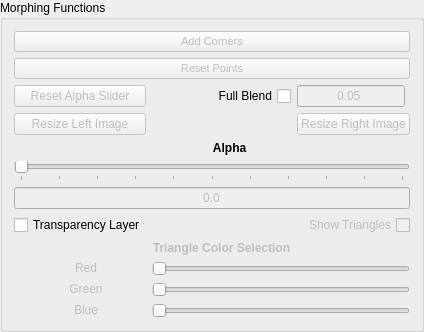
     <widget class="QGroupBox" name="groupBox">
      <property name="sizePolicy">
       <sizepolicy hsizetype="MinimumExpanding" vsizetype="MinimumExpanding">
        <horstretch>0</horstretch>
        <verstretch>0</verstretch>
       </sizepolicy>
      </property>
      <property name="minimumSize">
       <size>
        <width>424</width>
        <height>318</height>
       </size>
      </property>
      <property name="title">
       <string>Morphing Functions</string>
      </property>
      <layout class="QGridLayout" name="gridLayout_2">
       <item row="12" column="0">
        <widget class="QLabel" name="triangleGreen">
         <property name="enabled">
          <bool>false</bool>
         </property>
         <property name="sizePolicy">
          <sizepolicy hsizetype="Fixed" vsizetype="Preferred">
           <horstretch>0</horstretch>
           <verstretch>0</verstretch>
          </sizepolicy>
         </property>
         <property name="minimumSize">
          <size>
           <width>120</width>
           <height>0</height>
          </size>
         </property>
         <property name="layoutDirection">
          <enum>Qt::RightToLeft</enum>
         </property>
         <property name="text">
          <string>&lt;html&gt;&lt;head/&gt;&lt;body&gt;&lt;p&gt;&lt;span&gt;Green&lt;/span&gt;&lt;/p&gt;&lt;/body&gt;&lt;/html&gt;</string>
         </property>
         <property name="alignment">
          <set>Qt::AlignCenter</set>
         </property>
        </widget>
       </item>
       <item row="10" column="1" colspan="2">
        <widget class="QLabel" name="triangleLabel">
         <property name="enabled">
          <bool>false</bool>
         </property>
         <property name="sizePolicy">
          <sizepolicy hsizetype="Preferred" vsizetype="Fixed">
           <horstretch>0</horstretch>
           <verstretch>0</verstretch>
          </sizepolicy>
         </property>
         <property name="text">
          <string>&lt;html&gt;&lt;head/&gt;&lt;body&gt;&lt;p&gt;&lt;span style=&quot; font-weight:600;&quot;&gt;    Triangle Color Selection&lt;/span&gt;&lt;/p&gt;&lt;/body&gt;&lt;/html&gt;</string>
         </property>
         <property name="alignment">
          <set>Qt::AlignCenter</set>
         </property>
        </widget>
       </item>
       <item row="1" column="0" colspan="4">
        <widget class="QPushButton" name="resetPointsButton">
         <property name="enabled">
          <bool>false</bool>
         </property>
         <property name="minimumSize">
          <size>
           <width>0</width>
           <height>20</height>
          </size>
         </property>
         <property name="font">
          <font>
           <pointsize>8</pointsize>
           <weight>50</weight>
           <bold>false</bold>
          </font>
         </property>
         <property name="toolTip">
          <string>&lt;html&gt;&lt;head/&gt;&lt;body&gt;&lt;p&gt;&lt;span style=&quot; font-style:italic;&quot;&gt;Resets all temporary, confirmed, and pre-existing points from the images&lt;/span&gt;&lt;/p&gt;&lt;/body&gt;&lt;/html&gt;</string>
         </property>
         <property name="text">
          <string>Reset Points</string>
         </property>
        </widget>
       </item>
       <item row="13" column="1" colspan="3">
        <widget class="QSlider" name="triangleBlueSlider">
         <property name="enabled">
          <bool>false</bool>
         </property>
         <property name="maximum">
          <number>255</number>
         </property>
         <property name="orientation">
          <enum>Qt::Horizontal</enum>
         </property>
        </widget>
       </item>
       <item row="6" column="0" colspan="4">
        <widget class="QLineEdit" name="alphaValue">
         <property name="enabled">
          <bool>false</bool>
         </property>
         <property name="sizePolicy">
          <sizepolicy hsizetype="Expanding" vsizetype="Fixed">
           <horstretch>0</horstretch>
           <verstretch>0</verstretch>
          </sizepolicy>
         </property>
         <property name="minimumSize">
          <size>
           <width>0</width>
           <height>20</height>
          </size>
         </property>
         <property name="toolTip">
          <string>&lt;html&gt;&lt;head/&gt;&lt;body&gt;&lt;p&gt;&lt;span style=&quot; font-style:italic;&quot;&gt;Display of the current alpha value &lt;/span&gt;&lt;/p&gt;&lt;p&gt;&lt;span style=&quot; font-style:italic;&quot;&gt;(0.0 is 100% left image)&lt;/span&gt;&lt;/p&gt;&lt;p&gt;&lt;span style=&quot; font-style:italic;&quot;&gt;(1.0 is 100% right image)&lt;/span&gt;&lt;/p&gt;&lt;p&gt;&lt;span style=&quot; font-style:italic;&quot;&gt;(0.5 is 50% of each image, etc.)&lt;/span&gt;&lt;/p&gt;&lt;/body&gt;&lt;/html&gt;</string>
         </property>
         <property name="text">
          <string>0.0</string>
         </property>
         <property name="alignment">
          <set>Qt::AlignCenter</set>
         </property>
         <property name="readOnly">
          <bool>true</bool>
         </property>
         <property name="placeholderText">
          <string>0.0</string>
         </property>
        </widget>
       </item>
       <item row="8" column="0">
        <widget class="QCheckBox" name="transparencyBox">
         <property name="sizePolicy">
          <sizepolicy hsizetype="Minimum" vsizetype="Fixed">
           <horstretch>0</horstretch>
           <verstretch>0</verstretch>
          </sizepolicy>
         </property>
         <property name="minimumSize">
          <size>
           <width>0</width>
           <height>0</height>
          </size>
         </property>
         <property name="toolTip">
          <string>&lt;html&gt;&lt;head/&gt;&lt;body&gt;&lt;p&gt;&lt;span style=&quot; font-style:italic;&quot;&gt;Enables morphing of the alpha layer of images (.PNG files only)&lt;/span&gt;&lt;/p&gt;&lt;/body&gt;&lt;/html&gt;</string>
         </property>
         <property name="text">
          <string>Transparency Layer</string>
         </property>
        </widget>
       </item>
       <item row="2" column="3">
        <widget class="QLineEdit" name="blendText">
         <property name="enabled">
          <bool>false</bool>
         </property>
         <property name="sizePolicy">
          <sizepolicy hsizetype="Fixed" vsizetype="Fixed">
           <horstretch>0</horstretch>
           <verstretch>0</verstretch>
          </sizepolicy>
         </property>
         <property name="toolTip">
          <string>&lt;html&gt;&lt;head/&gt;&lt;body&gt;&lt;p&gt;&lt;span style=&quot; font-style:italic;&quot;&gt;Value used for full blending&lt;/span&gt;&lt;/p&gt;&lt;p&gt;&lt;span style=&quot; font-style:italic;&quot;&gt;Smaller numbers result in longer morph times.&lt;/span&gt;&lt;/p&gt;&lt;p&gt;&lt;span style=&quot; font-style:italic;&quot;&gt;(Default: 0.05, Minimum: 0.001, Maximum: 0.25)&lt;/span&gt;&lt;/p&gt;&lt;p&gt;&lt;span style=&quot; font-style:italic;&quot;&gt;[CAUTION: Minimum value is EXTREMELY slow]&lt;/span&gt;&lt;/p&gt;&lt;/body&gt;&lt;/html&gt;</string>
         </property>
         <property name="inputMask">
          <string>B.900</string>
         </property>
         <property name="text">
          <string>0.05</string>
         </property>
         <property name="maxLength">
          <number>5</number>
         </property>
         <property name="alignment">
          <set>Qt::AlignCenter</set>
         </property>
         <property name="placeholderText">
          <string>0.05</string>
         </property>
         <property name="clearButtonEnabled">
          <bool>false</bool>
         </property>
        </widget>
       </item>
       <item row="2" column="1">
        <spacer name="verticalSpacer">
         <property name="orientation">
          <enum>Qt::Vertical</enum>
         </property>
         <property name="sizeType">
          <enum>QSizePolicy::Minimum</enum>
         </property>
         <property name="sizeHint" stdset="0">
          <size>
           <width>20</width>
           <height>10</height>
          </size>
         </property>
        </spacer>
       </item>
       <item row="3" column="3">
        <widget class="QPushButton" name="resizeRightButton">
         <property name="enabled">
          <bool>false</bool>
         </property>
         <property name="toolTip">
          <string>&lt;html&gt;&lt;head/&gt;&lt;body&gt;&lt;p&gt;&lt;span style=&quot; font-style:italic;&quot;&gt;Creates a resized copy of the right image to match the left image's dimensions&lt;/span&gt;&lt;/p&gt;&lt;/body&gt;&lt;/html&gt;</string>
         </property>
         <property name="text">
          <string>Resize Right Image</string>
         </property>
        </widget>
       </item>
       <item row="3" column="0">
        <widget class="QPushButton" name="resizeLeftButton">
         <property name="enabled">
          <bool>false</bool>
         </property>
         <property name="toolTip">
          <string>&lt;html&gt;&lt;head/&gt;&lt;body&gt;&lt;p&gt;&lt;span style=&quot; font-style:italic;&quot;&gt;Creates a resized copy of the left image to match the right image's dimensions&lt;/span&gt;&lt;/p&gt;&lt;/body&gt;&lt;/html&gt;</string>
         </property>
         <property name="text">
          <string>Resize Left Image</string>
         </property>
        </widget>
       </item>
       <item row="11" column="1" colspan="3">
        <widget class="QSlider" name="triangleRedSlider">
         <property name="enabled">
          <bool>false</bool>
         </property>
         <property name="sizePolicy">
          <sizepolicy hsizetype="MinimumExpanding" vsizetype="Fixed">
           <horstretch>0</horstretch>
           <verstretch>0</verstretch>
          </sizepolicy>
         </property>
         <property name="maximum">
          <number>255</number>
         </property>
         <property name="orientation">
          <enum>Qt::Horizontal</enum>
         </property>
        </widget>
       </item>
       <item row="2" column="2">
        <widget class="QCheckBox" name="blendBox">
         <property name="sizePolicy">
          <sizepolicy hsizetype="Fixed" vsizetype="Fixed">
           <horstretch>0</horstretch>
           <verstretch>0</verstretch>
          </sizepolicy>
         </property>
         <property name="font">
          <font>
           <kerning>true</kerning>
          </font>
         </property>
         <property name="toolTip">
          <string>&lt;html&gt;&lt;head/&gt;&lt;body&gt;&lt;p&gt;&lt;span style=&quot; font-style:italic;&quot;&gt;Enables full blending&lt;/span&gt;&lt;/p&gt;&lt;p&gt;&lt;span style=&quot; font-style:italic;&quot;&gt;Full blending creates a morph of the two input images at alpha intervals specified in the text box to the right.&lt;/span&gt;&lt;/p&gt;&lt;p&gt;&lt;span style=&quot; font-style:italic;&quot;&gt;(Default: 0.05, Minimum: 0.001, Maximum: 0.25)&lt;/span&gt;&lt;/p&gt;&lt;p&gt;&lt;span style=&quot; font-style:italic;&quot;&gt;[CAUTION: Minimum value is EXTREMELY slow]&lt;/span&gt;&lt;/p&gt;&lt;/body&gt;&lt;/html&gt;</string>
         </property>
         <property name="layoutDirection">
          <enum>Qt::RightToLeft</enum>
         </property>
         <property name="text">
          <string>Full Blend</string>
         </property>
        </widget>
       </item>
       <item row="12" column="1" colspan="3">
        <widget class="QSlider" name="triangleGreenSlider">
         <property name="enabled">
          <bool>false</bool>
         </property>
         <property name="maximum">
          <number>255</number>
         </property>
         <property name="orientation">
          <enum>Qt::Horizontal</enum>
         </property>
        </widget>
       </item>
       <item row="13" column="0">
        <widget class="QLabel" name="triangleBlue">
         <property name="enabled">
          <bool>false</bool>
         </property>
         <property name="sizePolicy">
          <sizepolicy hsizetype="Fixed" vsizetype="Preferred">
           <horstretch>0</horstretch>
           <verstretch>0</verstretch>
          </sizepolicy>
         </property>
         <property name="minimumSize">
          <size>
           <width>120</width>
           <height>0</height>
          </size>
         </property>
         <property name="sizeIncrement">
          <size>
           <width>0</width>
           <height>0</height>
          </size>
         </property>
         <property name="baseSize">
          <size>
           <width>0</width>
           <height>0</height>
          </size>
         </property>
         <property name="layoutDirection">
          <enum>Qt::RightToLeft</enum>
         </property>
         <property name="text">
          <string>&lt;html&gt;&lt;head/&gt;&lt;body&gt;&lt;p&gt;&lt;span&gt;Blue&lt;/span&gt;&lt;/p&gt;&lt;/body&gt;&lt;/html&gt;</string>
         </property>
         <property name="alignment">
          <set>Qt::AlignCenter</set>
         </property>
        </widget>
       </item>
       <item row="2" column="0">
        <widget class="QPushButton" name="resetSliderButton">
         <property name="enabled">
          <bool>false</bool>
         </property>
         <property name="toolTip">
          <string>&lt;html&gt;&lt;head/&gt;&lt;body&gt;&lt;p&gt;&lt;span style=&quot; font-style:italic;&quot;&gt;Resets the alpha slider (and the full blend value) to it's default state&lt;/span&gt;&lt;/p&gt;&lt;p&gt;&lt;span style=&quot; font-style:italic;&quot;&gt;Default: Values at &lt;/span&gt;&lt;span style=&quot; font-weight:600; font-style:italic;&quot;&gt;0.0 : 20 : 1.0&lt;/span&gt;&lt;span style=&quot; font-style:italic;&quot;&gt; &amp;amp; Ticks at &lt;/span&gt;&lt;span style=&quot; font-weight:600; font-style:italic;&quot;&gt;0.0 : 10 : 1.0 &lt;/span&gt;&lt;/p&gt;&lt;/body&gt;&lt;/html&gt;</string>
         </property>
         <property name="text">
          <string>Reset Alpha Slider</string>
         </property>
        </widget>
       </item>
       <item row="11" column="0">
        <widget class="QLabel" name="triangleRed">
         <property name="enabled">
          <bool>false</bool>
         </property>
         <property name="sizePolicy">
          <sizepolicy hsizetype="Fixed" vsizetype="Preferred">
           <horstretch>0</horstretch>
           <verstretch>0</verstretch>
          </sizepolicy>
         </property>
         <property name="minimumSize">
          <size>
           <width>120</width>
           <height>0</height>
          </size>
         </property>
         <property name="layoutDirection">
          <enum>Qt::RightToLeft</enum>
         </property>
         <property name="text">
          <string>&lt;html&gt;&lt;head/&gt;&lt;body&gt;&lt;p&gt;&lt;span&gt;Red&lt;/span&gt;&lt;/p&gt;&lt;/body&gt;&lt;/html&gt;</string>
         </property>
         <property name="alignment">
          <set>Qt::AlignCenter</set>
         </property>
        </widget>
       </item>
       <item row="8" column="3">
        <widget class="QCheckBox" name="triangleBox">
         <property name="enabled">
          <bool>false</bool>
         </property>
         <property name="sizePolicy">
          <sizepolicy hsizetype="Fixed" vsizetype="Fixed">
           <horstretch>0</horstretch>
           <verstretch>0</verstretch>
          </sizepolicy>
         </property>
         <property name="toolTip">
          <string>&lt;html&gt;&lt;head/&gt;&lt;body&gt;&lt;p&gt;&lt;span style=&quot; font-style:italic;&quot;&gt;Displays the delaunay triangles that the algorithm is currently utilizing&lt;/span&gt;&lt;/p&gt;&lt;p&gt;&lt;span style=&quot; font-style:italic;&quot;&gt;Additionally enables the triangle widget, below.&lt;/span&gt;&lt;/p&gt;&lt;/body&gt;&lt;/html&gt;</string>
         </property>
         <property name="layoutDirection">
          <enum>Qt::RightToLeft</enum>
         </property>
         <property name="text">
          <string>Show Triangles</string>
         </property>
        </widget>
       </item>
       <item row="5" column="0" colspan="4">
        <widget class="QSlider" name="alphaSlider">
         <property name="enabled">
          <bool>false</bool>
         </property>
         <property name="maximum">
          <number>20</number>
         </property>
         <property name="singleStep">
          <number>1</number>
         </property>
         <property name="pageStep">
          <number>1</number>
         </property>
         <property name="tracking">
          <bool>true</bool>
         </property>
         <property name="orientation">
          <enum>Qt::Horizontal</enum>
         </property>
         <property name="tickPosition">
          <enum>QSlider::TicksBelow</enum>
         </property>
         <property name="tickInterval">
          <number>2</number>
         </property>
        </widget>
       </item>
       <item row="0" column="0" colspan="4">
        <widget class="QPushButton" name="autoCornerButton">
         <property name="enabled">
          <bool>false</bool>
         </property>
         <property name="minimumSize">
          <size>
           <width>0</width>
           <height>20</height>
          </size>
         </property>
         <property name="font">
          <font>
           <pointsize>8</pointsize>
           <weight>50</weight>
           <bold>false</bold>
          </font>
         </property>
         <property name="toolTip">
          <string>&lt;html&gt;&lt;head/&gt;&lt;body&gt;&lt;p&gt;&lt;span style=&quot; font-style:italic;&quot;&gt;Creates a point in each corner of the images&lt;/span&gt;&lt;/p&gt;&lt;p&gt;&lt;span style=&quot; font-style:italic;&quot;&gt;(Corner points, while difficult to accurately place by hand, are invaluable for delaunay triangulation)&lt;/span&gt;&lt;/p&gt;&lt;/body&gt;&lt;/html&gt;</string>
         </property>
         <property name="text">
          <string>Add Corners</string>
         </property>
        </widget>
       </item>
       <item row="10" column="0">
        <spacer name="verticalSpacer_2">
         <property name="orientation">
          <enum>Qt::Vertical</enum>
         </property>
         <property name="sizeType">
          <enum>QSizePolicy::Fixed</enum>
         </property>
         <property name="sizeHint" stdset="0">
          <size>
           <width>20</width>
           <height>10</height>
          </size>
         </property>
        </spacer>
       </item>
       <item row="4" column="1" colspan="2">
        <widget class="QLabel" name="alphaLabel">
         <property name="sizePolicy">
          <sizepolicy hsizetype="Preferred" vsizetype="Fixed">
           <horstretch>0</horstretch>
           <verstretch>0</verstretch>
          </sizepolicy>
         </property>
         <property name="font">
          <font>
           <weight>75</weight>
           <bold>true</bold>
          </font>
         </property>
         <property name="toolTip">
          <string>&lt;html&gt;&lt;head/&gt;&lt;body&gt;&lt;p&gt;&lt;span style=&quot; font-style:italic;&quot;&gt;The alpha slider determines to what degree the two images will be morphed together&lt;/span&gt;&lt;/p&gt;&lt;p&gt;&lt;span style=&quot; font-style:italic;&quot;&gt;After a full blend has been executed, the slider instead selects the created frame at the given alpha value&lt;/span&gt;&lt;/p&gt;&lt;/body&gt;&lt;/html&gt;</string>
         </property>
         <property name="layoutDirection">
          <enum>Qt::LeftToRight</enum>
         </property>
         <property name="text">
          <string>     Alpha</string>
         </property>
         <property name="alignment">
          <set>Qt::AlignCenter</set>
         </property>
        </widget>
       </item>
      </layout>
     </widget>
